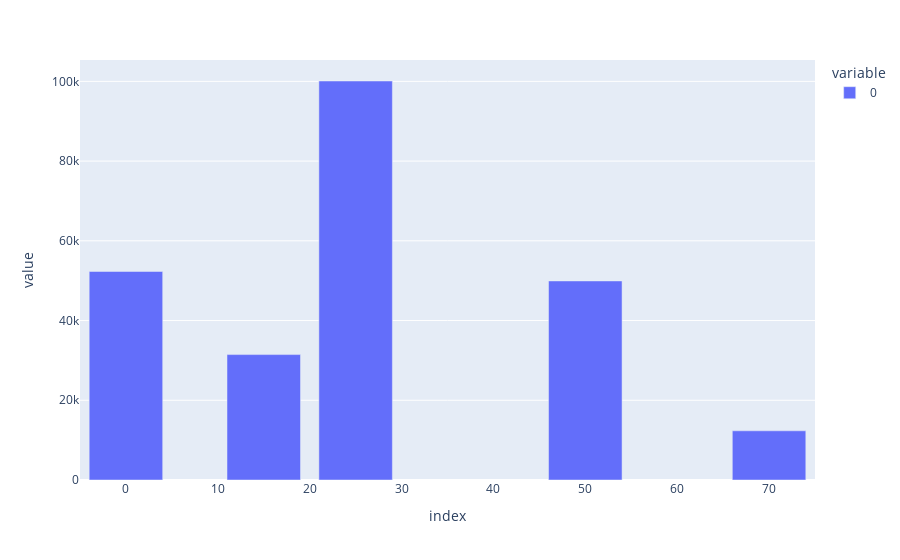

Notebook source saved alongside this figure:
### Markdown cell above
### Population

### Code cell
modelled_age_groups = baseline_params["age_groups"]
age_pops = pd.Series(
    inputs.get_population_by_agegroup(
        modelled_age_groups,
        country,
        sub_region,
        data_year,
    ),
    index=modelled_age_groups
)
print(f"Total modelled population is {age_pops.sum() / 1e3} thousand")
print(f"Modelled age groups are {modelled_age_groups}")
age_pops.plot.bar()

### Figure 1 — Plotly figure (JSON) as saved in the notebook; plotly's stock layout.template omitted (floating-point values rounded to 4 significant figures)
{"data": [{"alignmentgroup": "True", "hovertemplate": "variable=0<br>index=%{x}<br>value=%{y}<extra></extra>", "legendgroup": "0", "marker": {"color": "#636efa", "pattern": {"shape": ""}}, "name": "0", "offsetgroup": "0", "orientation": "v", "showlegend": true, "textposition": "auto", "type": "bar", "x": [0, 15, 25, 50, 70], "xaxis": "x", "y": [52307, 31462, 100094, 49937, 12343], "yaxis": "y"}], "layout": {"barmode": "relative", "legend": {"title": {"text": "variable"}, "tracegroupgap": 0}, "margin": {"t": 60}, "xaxis": {"anchor": "y", "domain": [0, 1], "title": {"text": "index"}}, "yaxis": {"anchor": "x", "domain": [0, 1], "title": {"text": "value"}}}}
